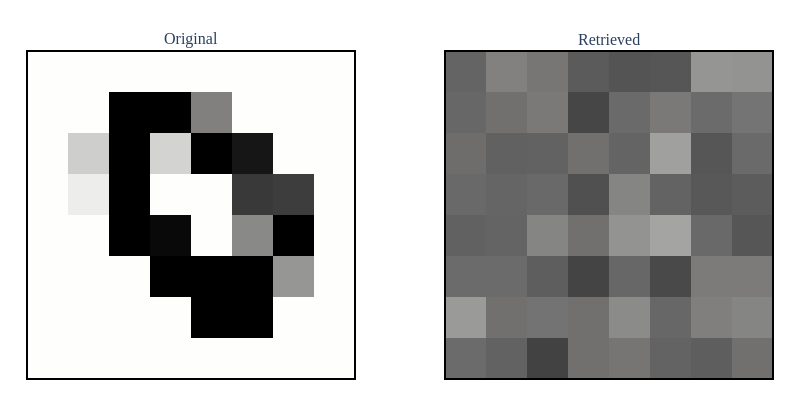

The notebook cell this image was saved under:
### Markdown cell above
## Image comparison

### Code cell
def plot_side_by_side(
    image1: np.ndarray, 
    image2: np.ndarray,
    titles: tuple,
    height=400, width=800
) -> go.Figure:
    fig = make_subplots(rows=1, cols=2, subplot_titles=titles)

    fig.add_trace(
        go.Heatmap(z=image1, colorscale="gray", showscale=False, zmin=0, zmax=255),
        row=1, col=1
    )
    fig.add_trace(
        go.Heatmap(z=image2, colorscale="gray", showscale=False, zmin=0, zmax=255),
        row=1, col=2
    )

    fig.update_layout(
        height=height,
        width=width,
        margin=dict(t=50, l=20, r=20, b=20),

        # Hide ticks globally
        xaxis=dict(showticklabels=False, showgrid=False, zeroline=False),
        yaxis=dict(showticklabels=False, showgrid=False, zeroline=False),
        xaxis2=dict(showticklabels=False, showgrid=False, zeroline=False),
        yaxis2=dict(showticklabels=False, showgrid=False, zeroline=False),

        # Force square pixels
        yaxis_scaleanchor="x",
        yaxis2_scaleanchor="x2",

        # Draw boxes around images
        shapes=[
            dict(
                type="rect",
                xref="x", yref="y",
                x0=-0.5, y0=-0.5,
                x1=image1.shape[1]-0.5,
                y1=image1.shape[0]-0.5,
                line=dict(color="black", width=2),
            ),
            dict(
                type="rect",
                xref="x2", yref="y2",
                x0=-0.5, y0=-0.5,
                x1=image2.shape[1]-0.5,
                y1=image2.shape[0]-0.5,
                line=dict(color="black", width=2),
            ),
        ],
    )

    return fig

fig = plot_side_by_side(
    image1=image,
    image2=retrieved_image,
    titles=("Original", "Retrieved")
)
fig.show()
fig.write_image("../experiments/results/plots/execute_frqi_retrieved_image.pdf")

### Figure 1 — Plotly figure (JSON) as saved in the notebook; plotly's stock layout.template omitted (floating-point values rounded to 4 significant figures)
{"data": [{"colorscale": [[0, "rgb(0, 0, 0)"], [0.09091, "rgb(16, 16, 16)"], [0.1818, "rgb(38, 38, 38)"], [0.2727, "rgb(59, 59, 59)"], [0.3636, "rgb(81, 80, 80)"], [0.4545, "rgb(102, 101, 101)"], [0.5455, "rgb(124, 123, 122)"], [0.6364, "rgb(146, 146, 145)"], [0.7273, "rgb(171, 171, 170)"], [0.8182, "rgb(197, 197, 195)"], [0.9091, "rgb(224, 224, 223)"], [1, "rgb(254, 254, 253)"]], "showscale": false, "type": "heatmap", "xaxis": "x", "yaxis": "y", "z": [[255, 255, 255, 255, 255, 255, 255, 255], [255, 255, 255, 255, 0, 0, 255, 255], [255, 255, 255, 0, 0, 0, 166, 255], [255, 255, 0, 13, 255, 153, 0, 255], [255, 242, 0, 255, 255, 67, 72, 255], [255, 216, 0, 221, 0, 30, 255, 255], [255, 255, 0, 0, 144, 255, 255, 255], [255, 255, 255, 255, 255, 255, 255, 255]], "zmax": 255, "zmin": 0}, {"colorscale": [[0, "rgb(0, 0, 0)"], [0.09091, "rgb(16, 16, 16)"], [0.1818, "rgb(38, 38, 38)"], [0.2727, "rgb(59, 59, 59)"], [0.3636, "rgb(81, 80, 80)"], [0.4545, "rgb(102, 101, 101)"], [0.5455, "rgb(124, 123, 122)"], [0.6364, "rgb(146, 146, 145)"], [0.7273, "rgb(171, 171, 170)"], [0.8182, "rgb(197, 197, 195)"], [0.9091, "rgb(224, 224, 223)"], [1, "rgb(254, 254, 253)"]], "showscale": false, "type": "heatmap", "xaxis": "x2", "yaxis": "y2", "z": [[122, 113, 77, 127, 133, 114, 108, 127], [170, 127, 131, 127, 155, 118, 143, 149], [122, 122, 108, 79, 118, 85, 139, 139], [111, 115, 149, 127, 163, 179, 120, 99], [120, 116, 120, 93, 149, 114, 102, 106], [124, 111, 113, 127, 115, 175, 99, 121], [118, 127, 137, 82, 121, 137, 122, 132], [115, 145, 134, 105, 97, 99, 165, 163]], "zmax": 255, "zmin": 0}], "layout": {"annotations": [{"font": {"size": 16}, "showarrow": false, "text": "Original", "x": 0.225, "xanchor": "center", "xref": "paper", "y": 1, "yanchor": "bottom", "yref": "paper"}, {"font": {"size": 16}, "showarrow": false, "text": "Retrieved", "x": 0.775, "xanchor": "center", "xref": "paper", "y": 1, "yanchor": "bottom", "yref": "paper"}], "height": 400, "margin": {"b": 20, "l": 20, "r": 20, "t": 50}, "shapes": [{"line": {"color": "black", "width": 2}, "type": "rect", "x0": -0.5, "x1": 7.5, "xref": "x", "y0": -0.5, "y1": 7.5, "yref": "y"}, {"line": {"color": "black", "width": 2}, "type": "rect", "x0": -0.5, "x1": 7.5, "xref": "x2", "y0": -0.5, "y1": 7.5, "yref": "y2"}], "width": 800, "xaxis": {"anchor": "y", "domain": [0, 0.45], "showgrid": false, "showticklabels": false, "zeroline": false}, "xaxis2": {"anchor": "y2", "domain": [0.55, 1], "showgrid": false, "showticklabels": false, "zeroline": false}, "yaxis": {"anchor": "x", "domain": [0, 1], "scaleanchor": "x", "showgrid": false, "showticklabels": false, "zeroline": false}, "yaxis2": {"anchor": "x2", "domain": [0, 1], "scaleanchor": "x2", "showgrid": false, "showticklabels": false, "zeroline": false}}}
